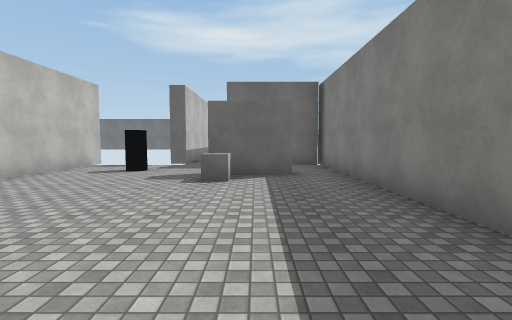
View 1 (above)

16 first-person views from a walk through a scene from a Unity 3-D project. The camera is 1.5 m above the floor, tilts 4° down and sees 85° across. The floor is counted in squares, 2 m on a side. Each view is taken from the middle of a square. On the plan, view 1 faces up. The plan holds only what a view shows up to about 10 squares ahead; the rest is blank. The place goes on beyond the plan. The player is left out. Surface patterns are stand-ins for the level's own textures.

View 2
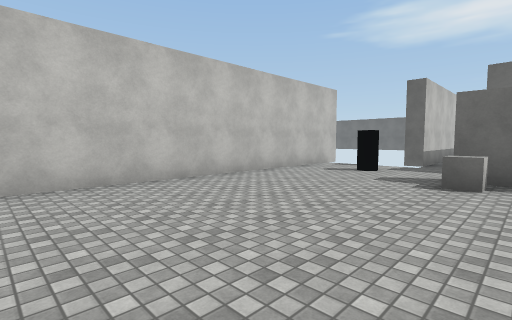

View 3
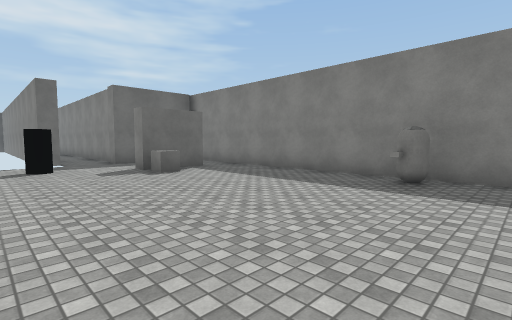

View 4
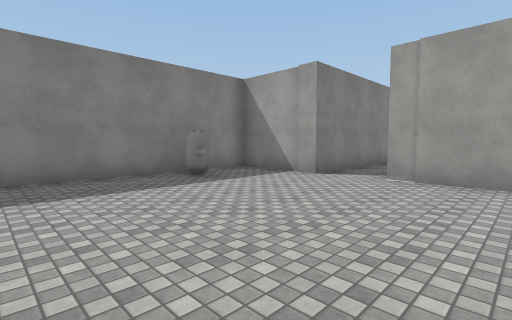

View 5
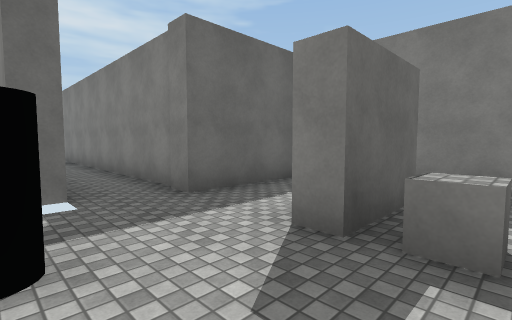

View 6
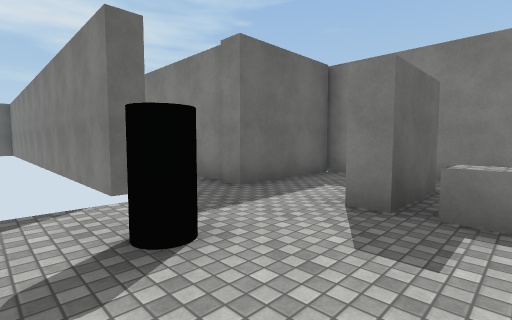

View 7
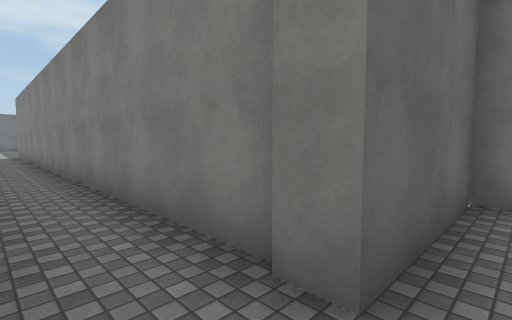

View 8
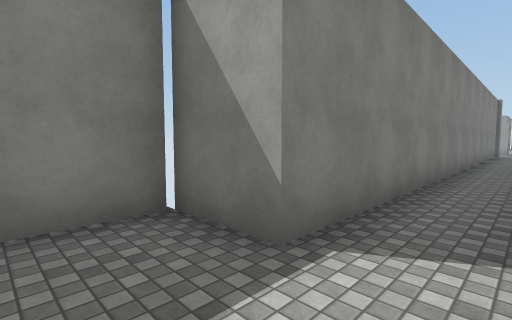

View 9
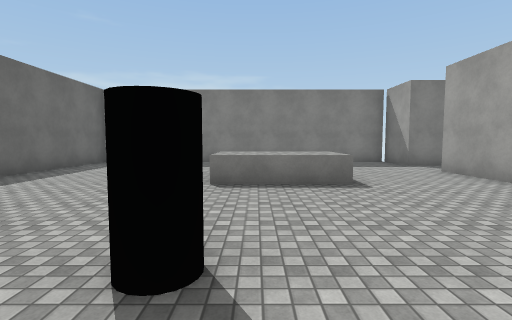

View 10
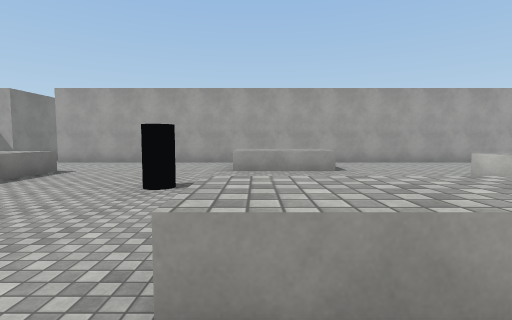

View 11
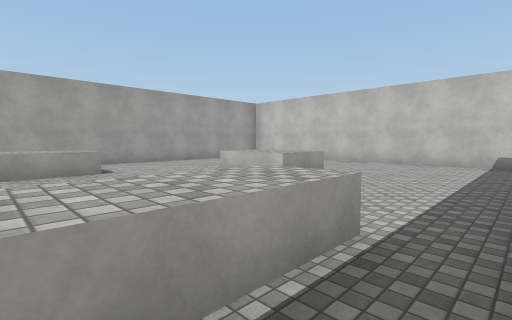

View 12
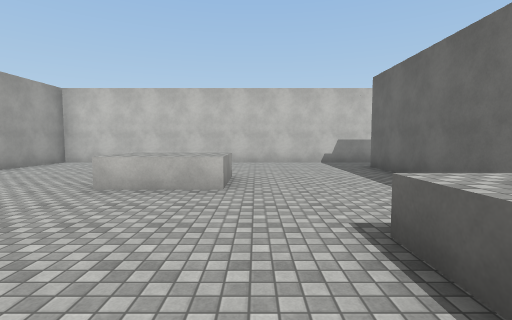

View 13
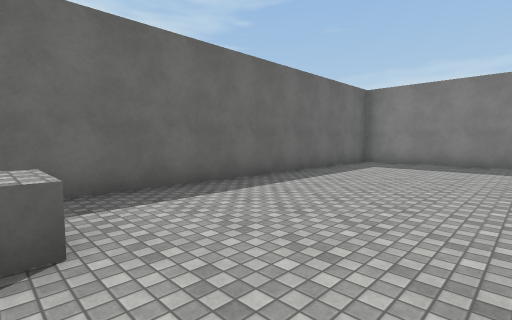

View 14
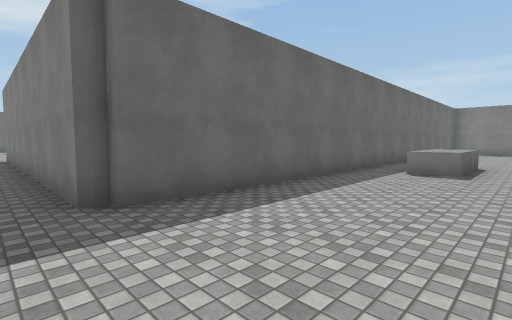

View 15
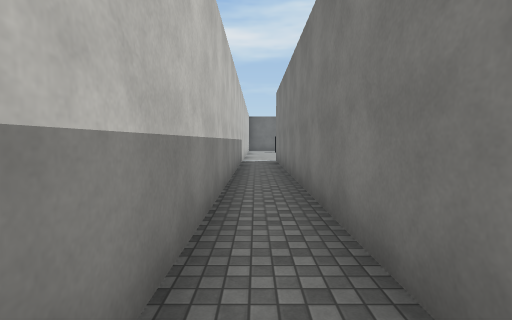

View 16
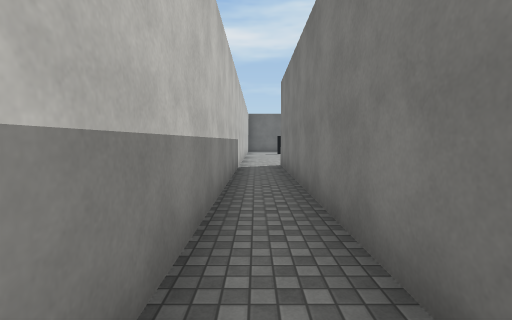

### Floor plan
Key: @ floor where view 1 was taken; # wall or solid block; . floor; ^ raised ledge; O other object.
Columns run from 19 left of view 1 to 2 right of it. Each row starts with its distance up from view 1.
 44 ###
 43 #.#
 42 #.#
 41 #.#
 40 #.#
 39 #.#
 38 #.#
 37 #.#
 36 #.#
 35 #.#
 34 #.###################
 33 #...................#
 32 #.......^^^.........#
 31 #.......^^^.........#
 30 #...................#
 29 #....^......O.......#
 28 #..  ^... .....^^   #
 27 #   ...........^^   #
 26 #  .....^^^.......  #
 25 #.......^^^.........#
 24 #.......   .........#
 23 #################..##
 22                  ..#
 21                  ..#
 20                  ..#
 19                  ..#
 18                 #..#
 17                 #..#
 16                 #..#
 15                 #..#
 14                 #..#
 13                 #..#
 12                 #..#
 11                 #..#
 10                 #..#
  9               # #..###
  8               #......#
  7               #.O....#
  6               #...##.#
  5               #...O..#
  4               #......#
  3               #......#
  2               #......#
  1               #.....O#
  0               #....@.#
 -1                ......#
 -2                ###.###
 -3                   .#
 -4                   .#
 -5                   .#
 -6                    #

Positions as (right, up) in squares from view 1, and headings:
1: (0, 0), facing up
2: (0, 0), facing up-left
3: (-4, -1), facing up-right
4: (-4, 4), facing down-right
5: (-3, 5), facing up-right
6: (-4, 5), facing up-right
7: (-2, 8), facing up-right
8: (-2, 25), facing down-right
9: (-9, 28), facing right
10: (-9, 33), facing down
11: (-9, 33), facing down-left
12: (-9, 30), facing left
13: (-9, 29), facing up-right
14: (-18, 30), facing up-right
15: (-18, 33), facing up
16: (-18, 35), facing up
